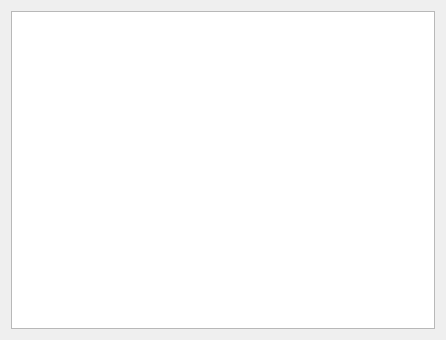
<?xml version="1.0" encoding="UTF-8"?>
<ui version="4.0">
 <class>DepartmentsOverview</class>
 <widget class="QWidget" name="DepartmentsOverview">
  <property name="geometry">
   <rect>
    <x>0</x>
    <y>0</y>
    <width>446</width>
    <height>340</height>
   </rect>
  </property>
  <property name="windowTitle">
   <string>DepartmentsOverview</string>
  </property>
  <layout class="QHBoxLayout" name="horizontalLayout">
   <item>
    <layout class="QVBoxLayout" name="mainLayout">
     <item>
      <widget class="QListWidget" name="departmentsList"/>
     </item>
    </layout>
   </item>
  </layout>
 </widget>
 <resources/>
 <connections/>
</ui>
